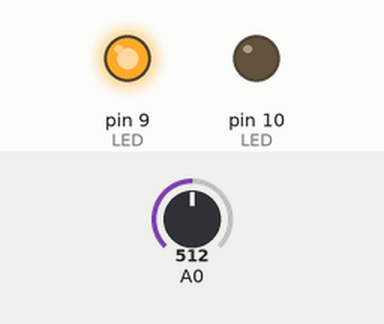
The sketch below on a simulated Arduino Uno, built with avr-gcc and run on an emulated ATmega328P. Parts: output pins drawn as LEDs (lit = HIGH). The test bench sets the inputs (shaded band); at power-on: A0 = 512.

Above: at 1.2 s.
1.3 s: A0 set to 0
At 3.0 s:
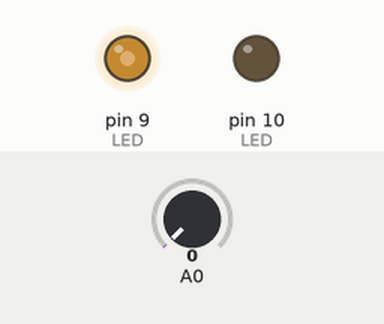
4.3 s: A0 set to 122
At 4.66 s:
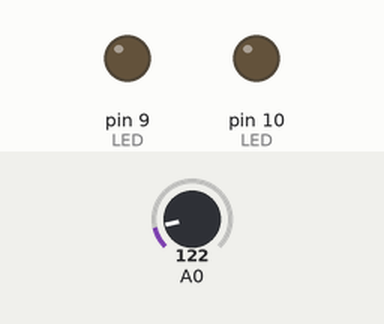
Timing chart, 0 to 13.3 s (numbered marks = the images above; inputs shaded):
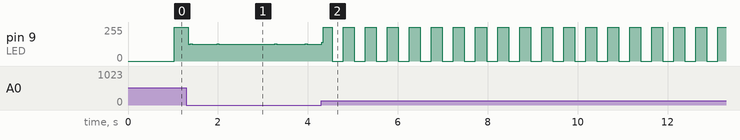

Measured:
- by itself, pin 9 (LED): repeats every 0.44 s: 255/255 0.20 s, 0/255 0.24 s

The sketch:

Class_2_-_Prompt_1.ino
```cpp
//Adding potentiometer control to the first code

// The first section is where we initialize variables we'll use in the code
int led1_output; //int is a 16 bit integer
long current_time; //long is a 32 bit integer
long prev_time;

int pot1; //new variable for the potentiometer

void setup() {
  //in the setup we execute code that only needs to run one time when the device resets
  // Here we tell the pins we're using if they are input or outputs
  // https://www.arduino.cc/reference/en/language/functions/digital-io/pinmode/
  pinMode(5, INPUT_PULLUP); //for the button
  pinMode(9, OUTPUT); // LED
  pinMode(10, OUTPUT); // LED

  //pot pins don't need to be setup
}

void loop() {
  //the loop run continuously over and over as fast as it can

  //millis returns how many milliseconds have passed since the device reset
  // this value is stored in the variable "current_time" for the rest of this loop
  current_time = millis();

  //we want to do this outside of the timing if
  // otherwise the rate will only change when the if is true. Here it will change as the pot changes
  pot1 = analogRead(A0); //returns 0-1023


  //The "timing if"
  // when this statement is true the code inside the {} is executed

  //pot 1 goes from 0-1023. We can multiply it by 2 so we can have a slower blink
  if (current_time - prev_time > pot1 * 2) {
    prev_time = current_time; //remember what time it was when this code was executed

    if (led1_output == 0) { //if it's 0 make it 1...
      led1_output = 1;
    }
    else { //...and visa versa
      led1_output = 0;
    }

    //print this value so we can see it in the serial monitor
    // tools>serial monitor on the magnifying glass icon in the top right
    Serial.println(led1_output);

    //send either a 1 or 0, 3.3V or 0V out of this pin
    digitalWrite(9,led1_output); //(pin number,value to send)

  } //"timing if" is over

} //loop is over so the code starts executing from the top again
```
